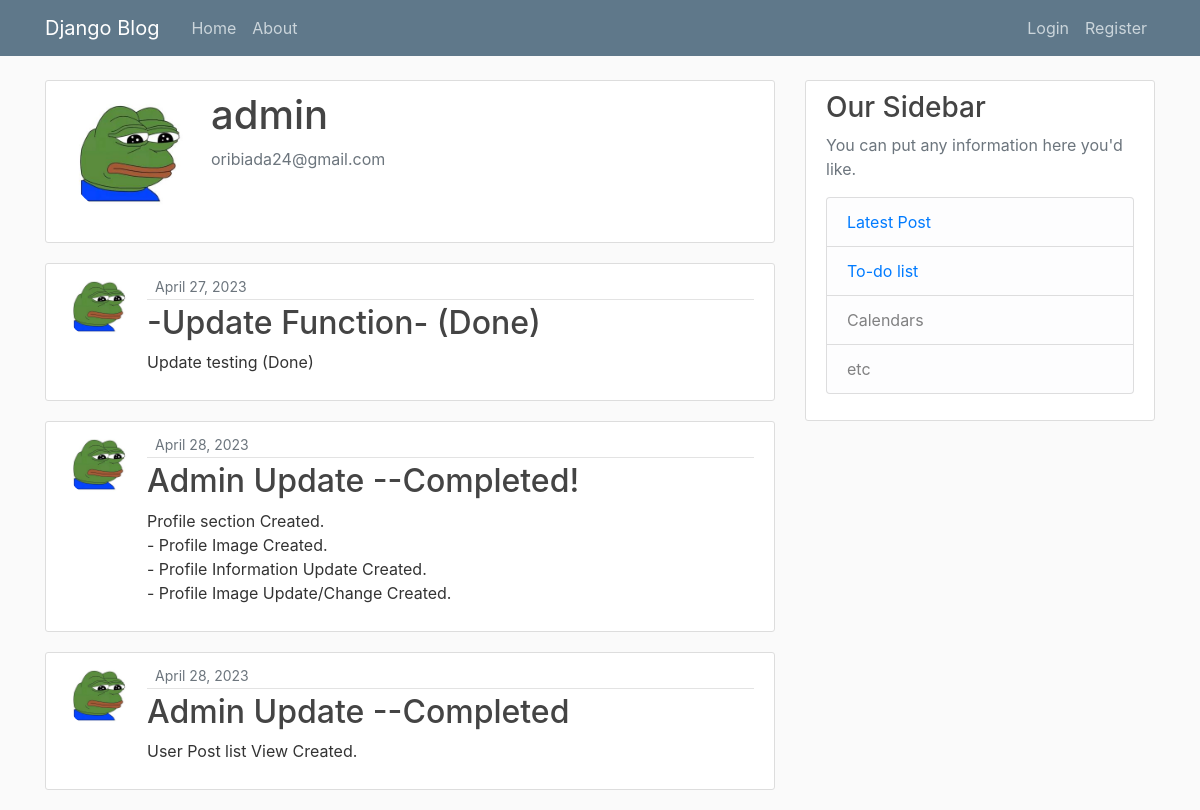
/user/post-list/1, run on the app's committed database.
### users/models.py (models this page shows, shortened)
class Profile(models.Model):
    user = models.OneToOneField(User, on_delete=models.CASCADE)
    image = models.ImageField(default='default.jpg', upload_to='profile_pics')

### blog/models.py (models this page shows, shortened)
class Post(models.Model):
    title = models.TextField(max_length=50)
    content = models.TextField(max_length=150)
    author = models.ForeignKey(User, on_delete=models.CASCADE)
    date_posted = models.DateField(default=timezone.now)

### blog/views.py (the view)
# urls.py: path("user/post-list/<int:pk>", views.userPostList, name="user-post-list"),
def userPostList(request, pk):
    user = User.objects.get(id = pk)
    post_list = Post.objects.filter(author = user.id)
    context = {'user':user, 'post':post_list}
    return render(request, 'blog/user_post_list.html', context)

### blog/templates/blog/user_post_list.html (shortened to what this page needs)
{% extends 'main.html' %}
{% load crispy_forms_tags %}
{% block content %}
    <div class="content-section">
        <div class="media">
            <img class="rounded-circle account-img" src="{{ user.profile.image.url }}">
            <div class="media-body">
                <h2 class="account-heading">{{ user.username }}</h2>
                <p class="text-secondary">{{ user.email }}</p>
            </div>
        </div>
    </div>
    {% for post in post %}
    <article class="media content-section">
        <img class="rounded-circle article-img" src="{{ post.author.profile.image.url }}" alt="">
        <div class="media-body">
            <div class="article-metadata">
                <small class="text-muted">{{ post.date_posted }}</small>
            </div>
            <h2><a class="article-title" href="{% url 'view-post' post.id %}">{{ post.title }}</a></h2>
            <p class="article-content">{{ post.content }}</p>
        </div>
    </article>
    {% endfor %}
{% endblock content %}

### static/styles/style.css (style rules this page uses)
body { background: #fafafa; color: #333333; margin-top: 5rem; }
h1, h2, h3, h4, h5, h6 { color: #444444; }
.content-section { background: #ffffff; padding: 10px 20px; border: 1px solid #dddddd; border-radius: 3px; margin-bottom: 20px; }
.article-title { color: #444444; }
.article-content { white-space: pre-line; }
.article-img { height: 65px; width: 65px; margin-right: 16px; }
.article-metadata { padding-bottom: 1px; margin-bottom: 4px; border-bottom: 1px solid #e3e3e3 }
.account-img { height: 125px; width: 125px; margin-right: 20px; margin-bottom: 16px; }
.account-heading { font-size: 2.5rem; }

### data on the page
Post: author.profile.image (placeholder picture), date_posted "April 27, 2023", title "-Update Function- (Done)", content "Update testing (Done)"
Post: author.profile.image (placeholder picture), date_posted "April 28, 2023", title "Admin Update --Completed!", content "Profile section Created. - Profile Image Created. - Profile Information Update Created. - Profile Image Update/Change Created."
Post: author.profile.image (placeholder picture), date_posted "April 28, 2023", title "Admin Update --Completed", content "User Post list View Created."

### other printed values
{{ user.username }} "admin"
{{ user.email }} "oribiada24@gmail.com"
